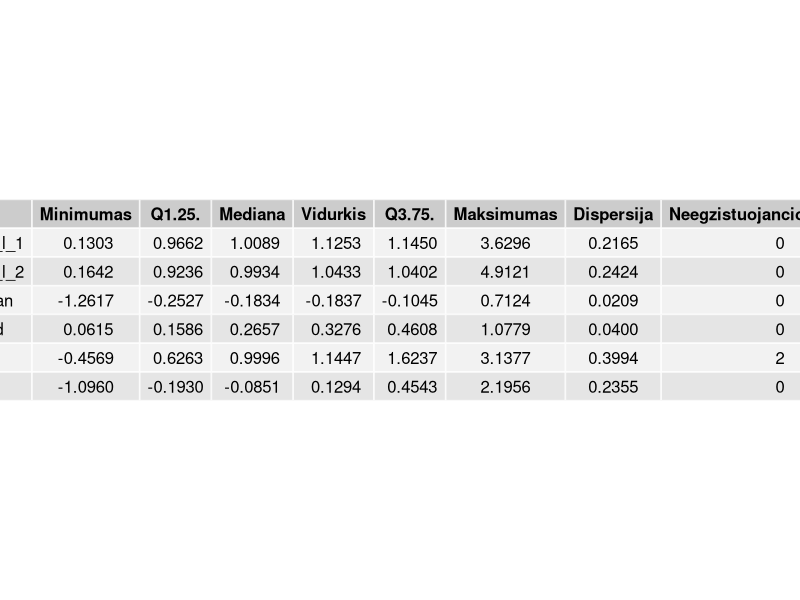
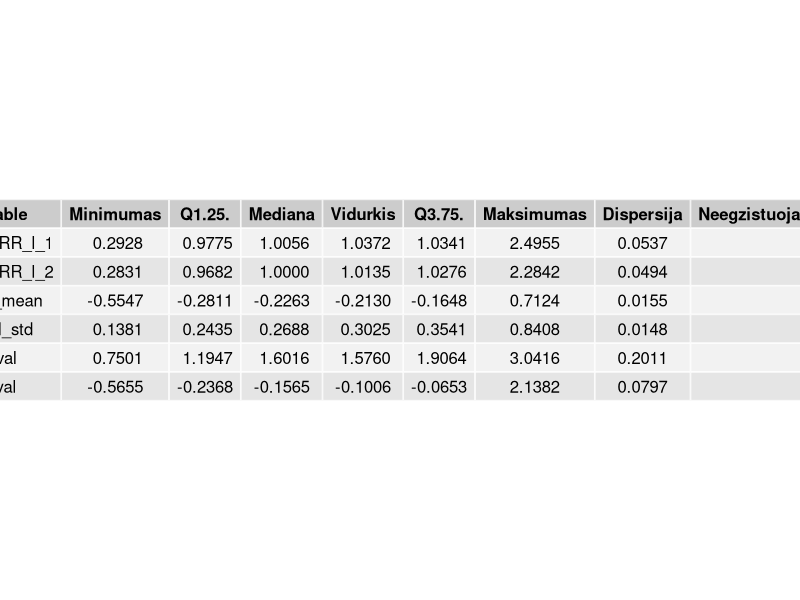
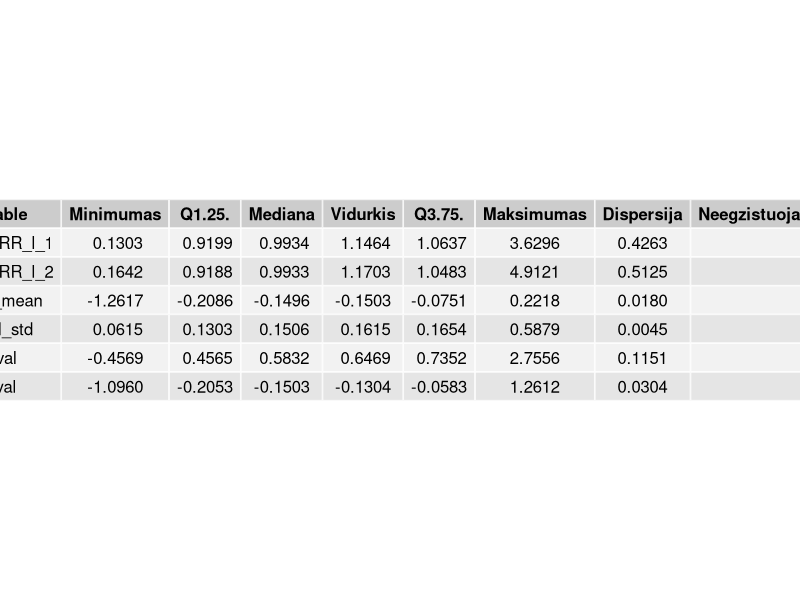
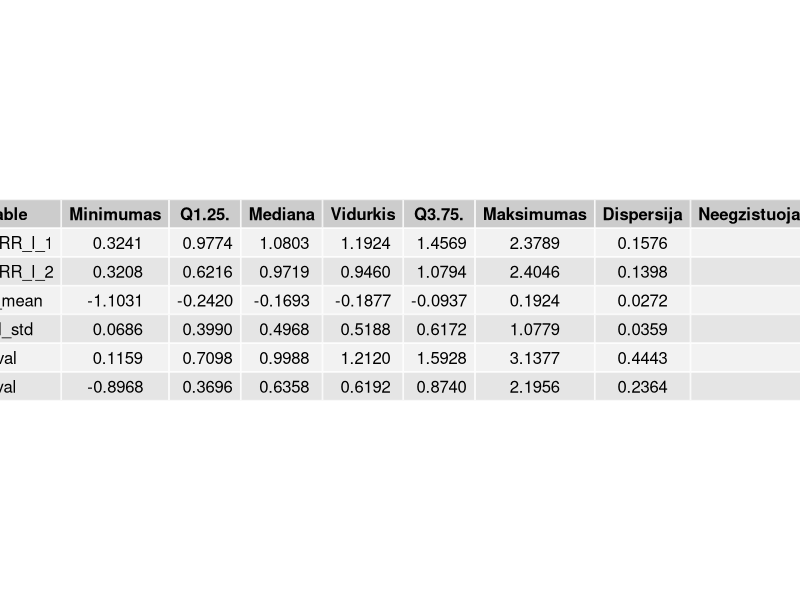
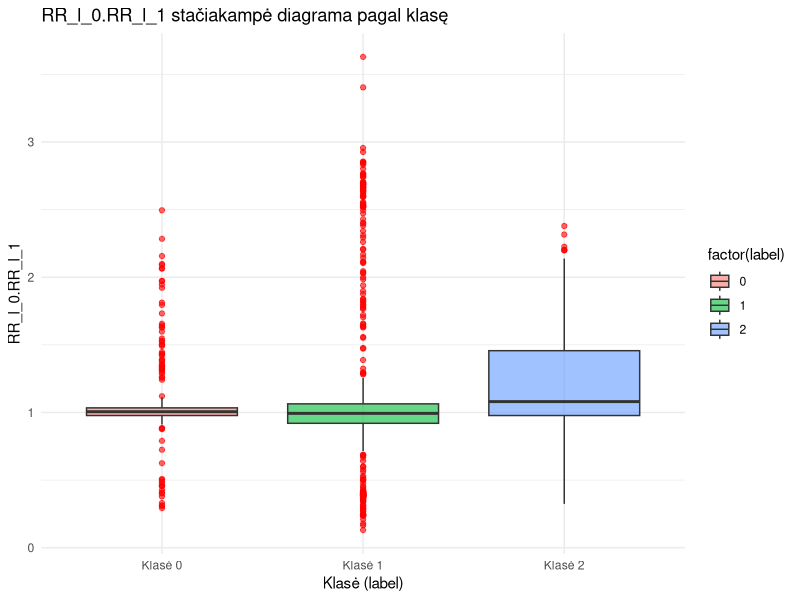
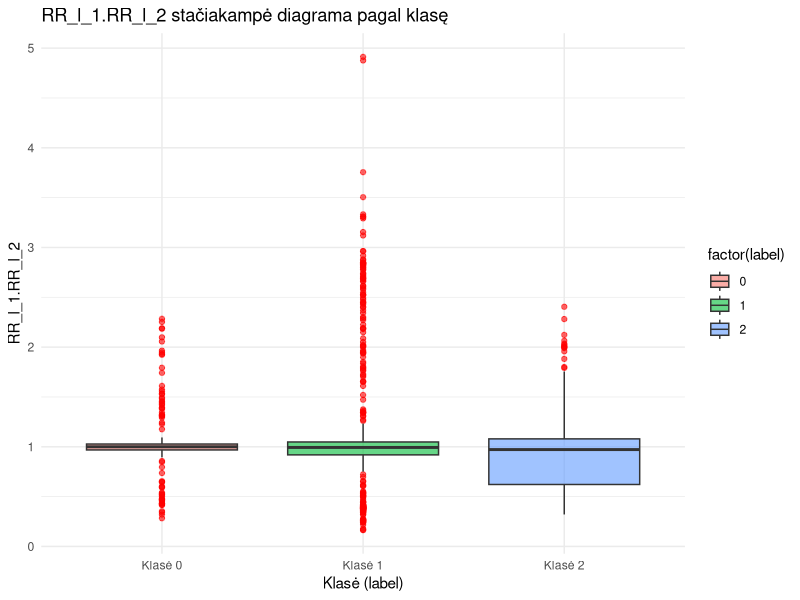
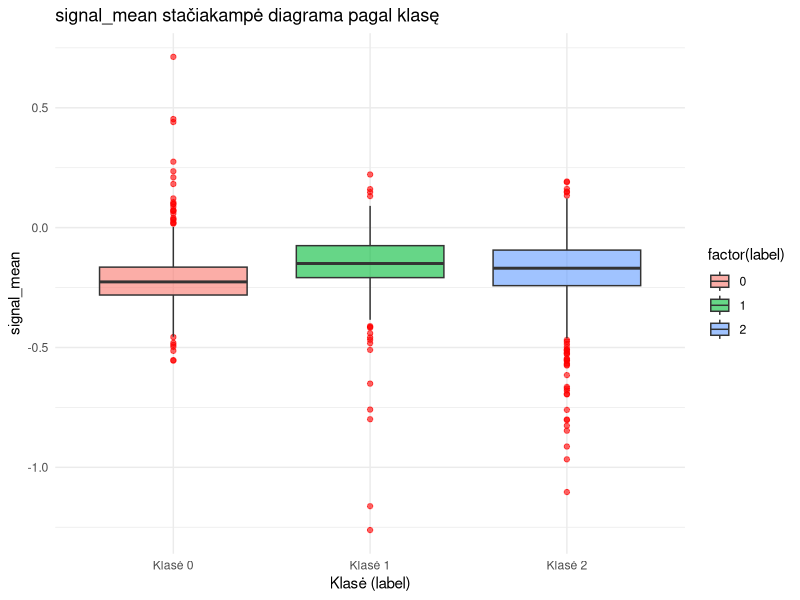
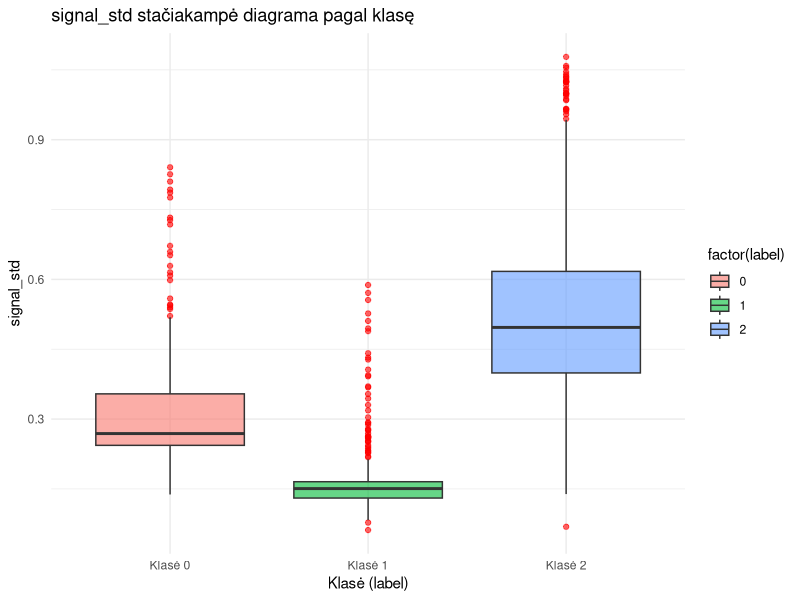

The R script that drew these images, in order:
if (!require("skimr")) install.packages("skimr", repos = "https://cloud.r-project.org/") # Parsisiunčiame ir importuojame biblioteką darbui su duomenimis
library(skimr)
library(ggplot2)
library(reshape2)
library(gridExtra)
library(grid)

if(!dir.exists("csv")) dir.create("csv")

# --- Nuskaitome duomenis

df <- read.csv("csv/atrinkti_duomenys.csv", sep = ",", header = TRUE, check.names = FALSE) # Nuskaitome failą

# --- Aprašomoji duomenų analizė (bendra)

cols_to_keep <- c("RR_l_0.RR_l_1", "RR_l_1.RR_l_2", "signal_mean", "signal_std", "R_val", "P_val", "label") # Parenkame kuriuos rodiklius norime pasilikti analizei

df_selected <- df[, cols_to_keep] # Sukuriame naują duomenų rinkinį su 7 pasirinktais rodikliais
write.csv(df_selected, "csv/atrinkti_duomenys_6_rodikliai.csv", row.names = FALSE) # Išsaugome naują duomenų rinkinį į CSV failą

num_vars <- df_selected[, !names(df_selected) %in% "label"] # Analizei atrenkame tik kiekybinius rodikliu, neįtraukdami kokybinio rodiklio klasė (angl. label)

stats_list <- lapply(num_vars, function(x) { # Atliekame aprašomąją duomenų analizę su atrinktais rodikliais
  round(c(
    Minimumas = min(x, na.rm = TRUE),
    Q1 = quantile(x, 0.25, na.rm = TRUE),
    Mediana = median(x, na.rm = TRUE),
    Vidurkis = mean(x, na.rm = TRUE),
    Q3 = quantile(x, 0.75, na.rm = TRUE),
    Maksimumas = max(x, na.rm = TRUE),
    Dispersija = var(x, na.rm = TRUE),
    `Neegzistuojancios reiksmes` = sum(is.na(x))
  ), 4)
})

stats_df <- data.frame( # Paverčiame statistikos sąrašą į duomenų rėmą ir pridedame kintamųjų pavadinimus, kad būtų galima teisingai eksportuoti į .CSV failą
  Variable = names(stats_list),
  do.call(rbind, stats_list)
)

write.csv(stats_df, "csv/aprasomoji_atrinktu_duomenu_statistika.csv", row.names = FALSE) # Išsaugome aprašomosios duomenų analizės rezultatų rinkinį į .CSV failą

if (!dir.exists("pics_aprasomoji_analize")) dir.create("pics_aprasomoji_analize")

table_grob <- tableGrob(stats_df, rows = NULL) # Sukuriame lentelę iš gautų rezultatų excel failo
png("pics_aprasomoji_analize/aprasomoji_statistika_bendras_vaizdas.png", width = 800, height = 180)
grid.draw(table_grob)
dev.off()

# --- Aprašomoji duomenų analizė pagal klases (label)
stats_by_label <- lapply(split(df_selected, df_selected$label), function(sub_df) {
  num_vars <- sub_df[, !names(sub_df) %in% "label"]
  stats_list <- lapply(num_vars, function(x) {
    round(c(
      Minimumas = min(x, na.rm = TRUE),
      Q1 = quantile(x, 0.25, na.rm = TRUE),
      Mediana = median(x, na.rm = TRUE),
      Vidurkis = mean(x, na.rm = TRUE),
      Q3 = quantile(x, 0.75, na.rm = TRUE),
      Maksimumas = max(x, na.rm = TRUE),
      Dispersija = var(x, na.rm = TRUE),
      Neegzistuojancios.reiksmes = sum(is.na(x))
    ), 4)
  })

  df_stats <- data.frame(
    Label = unique(sub_df$label),
    Variable = names(stats_list),
    do.call(rbind, stats_list)
  )
  return(df_stats)
})

stats_by_label_df <- do.call(rbind, stats_by_label)

write.csv(stats_by_label_df, "csv/aprasomoji_statistika_by_label.csv", row.names = FALSE)

for(lbl in unique(stats_by_label_df$Label)) {
  df_label <- stats_by_label_df[stats_by_label_df$Label == lbl, ]
  table_grob <- tableGrob(df_label, rows = NULL)
  png(paste0("pics_aprasomoji_analize/aprasomoji_statistika_label_", lbl, ".png"), width = 900, height = 180)
  grid.draw(table_grob)
  dev.off()
}

# --- Stačiakampės diagramos (boxplot) pagal klases (label)
num_vars <- setdiff(names(df_selected), "label") # Išrenkame tik kiekybinius kintamuosius, neįtraukdami kokybinio kintamojo klasė (angl. label)

if (!dir.exists("plots_aprasomoji_analize")) dir.create("plots_aprasomoji_analize")

for (var in num_vars) {
  p <- ggplot(df_selected, aes(x = factor(label, levels = c(0,1,2), labels = c("Klasė 0", "Klasė 1", "Klasė 2")),
                               y = .data[[var]], fill = factor(label))) +
    geom_boxplot(outlier.color = "red", alpha = 0.6) +
    labs(title = paste(var, "stačiakampė diagrama pagal klasę"),
         x = "Klasė (label)",
         y = var) +
    theme_minimal()

  ggsave(
    filename = paste0("plots_aprasomoji_analize/boxplot_", var, ".png"),
    plot = p,
    width = 7, height = 7, dpi = 300
  )
}
